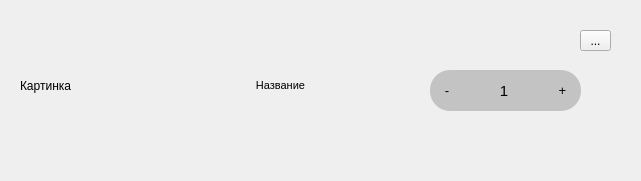
<?xml version="1.0" encoding="UTF-8"?>
<ui version="4.0">
 <class>Form</class>
 <widget class="QWidget" name="Form">
  <property name="geometry">
   <rect>
    <x>0</x>
    <y>0</y>
    <width>641</width>
    <height>181</height>
   </rect>
  </property>
  <property name="windowTitle">
   <string>Form</string>
  </property>
  <widget class="QLabel" name="label">
   <property name="geometry">
    <rect>
     <x>20</x>
     <y>20</y>
     <width>161</width>
     <height>131</height>
    </rect>
   </property>
   <property name="text">
    <string>Картинка</string>
   </property>
  </widget>
  <widget class="QLabel" name="label_2">
   <property name="geometry">
    <rect>
     <x>180</x>
     <y>60</y>
     <width>201</width>
     <height>51</height>
    </rect>
   </property>
   <property name="font">
    <font>
     <pointsize>8</pointsize>
    </font>
   </property>
   <property name="text">
    <string>Название</string>
   </property>
   <property name="alignment">
    <set>Qt::AlignCenter</set>
   </property>
  </widget>
  <widget class="QFrame" name="frame">
   <property name="geometry">
    <rect>
     <x>430</x>
     <y>70</y>
     <width>151</width>
     <height>41</height>
    </rect>
   </property>
   <property name="styleSheet">
    <string notr="true">background-color:rgb(195, 195, 195);
border-radius:20px;</string>
   </property>
   <property name="frameShape">
    <enum>QFrame::StyledPanel</enum>
   </property>
   <property name="frameShadow">
    <enum>QFrame::Raised</enum>
   </property>
   <layout class="QHBoxLayout" name="horizontalLayout">
    <item>
     <widget class="QToolButton" name="toolButton">
      <property name="font">
       <font>
        <pointsize>10</pointsize>
       </font>
      </property>
      <property name="styleSheet">
       <string notr="true"/>
      </property>
      <property name="text">
       <string>-</string>
      </property>
     </widget>
    </item>
    <item>
     <widget class="QLabel" name="label_3">
      <property name="font">
       <font>
        <pointsize>11</pointsize>
       </font>
      </property>
      <property name="styleSheet">
       <string notr="true"/>
      </property>
      <property name="text">
       <string>1</string>
      </property>
      <property name="alignment">
       <set>Qt::AlignCenter</set>
      </property>
     </widget>
    </item>
    <item>
     <widget class="QToolButton" name="toolButton_2">
      <property name="font">
       <font>
        <pointsize>10</pointsize>
       </font>
      </property>
      <property name="styleSheet">
       <string notr="true"/>
      </property>
      <property name="text">
       <string>+</string>
      </property>
     </widget>
    </item>
   </layout>
  </widget>
  <widget class="QToolButton" name="toolButton_3">
   <property name="geometry">
    <rect>
     <x>580</x>
     <y>30</y>
     <width>31</width>
     <height>21</height>
    </rect>
   </property>
   <property name="text">
    <string>...</string>
   </property>
  </widget>
 </widget>
 <resources/>
 <connections/>
</ui>
